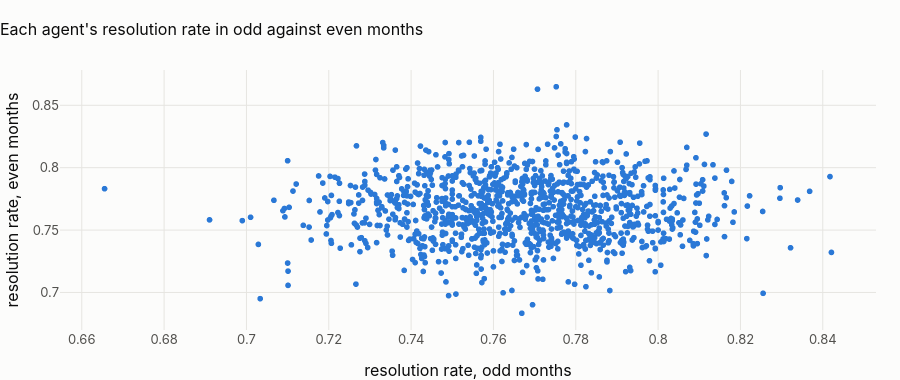

Notebook source saved alongside this figure:
### Markdown cell above
## 2 · Are agent KPIs real? Reliability of the league table

### Code cell
ag = star.q("""
    select agent_id, month(work_date) % 2 as half,
           sum(contacts) as contacts, sum(resolved) as resolved, sum(escalated) as escalated,
           sum(handle_seconds) as handle_seconds, sum(sentiment_sum) as sentiment_sum, sum(sentiment_n) as sentiment_n,
           sum(survey_score_sum) as score_sum, sum(survey_score_n) as score_n
    from {fct_agent_day} group by all""")
ag["resolution rate"] = ag.resolved / ag.contacts
ag["escalation rate"] = ag.escalated / ag.contacts
ag["handle time (s)"] = ag.handle_seconds / ag.contacts
ag["sentiment"] = ag.sentiment_sum / ag.sentiment_n
ag["survey score"] = ag.score_sum / ag.score_n
KPIS = ["resolution rate", "escalation rate", "handle time (s)", "sentiment", "survey score"]
wide = ag[ag.contacts >= 50].pivot(index="agent_id", columns="half", values=KPIS).dropna()
rel = []
for k in KPIS:
    r_half = stats.spearmanr(wide[(k, 0)], wide[(k, 1)]).statistic
    sb = 2 * r_half / (1 + r_half) if r_half > -1 else np.nan
    rel.append(
        {"KPI": k, "agents": len(wide), "split-half r": r_half, "Spearman–Brown reliability": sb}
    )
rel = pd.DataFrame(rel)
# intraclass correlation from a random-intercept model on contacts (a deterministic sample)
ct = star.q("""select agent_id, was_resolved::int as resolved, sentiment_score, contact_reason, channel
               from {fct_interaction} where agent_id is not null and hash(interaction_id) % 20 = 0""")
icc = {}
for yname in ["resolved", "sentiment_score"]:
    d = ct.dropna(subset=[yname])
    m = smf.mixedlm(f"{yname} ~ C(contact_reason) + C(channel)", d, groups=d.agent_id).fit(
        reml=True
    )
    va = float(m.cov_re.iloc[0, 0])
    icc[yname] = va / (va + m.scale)
rel["ICC (random intercept)"] = rel.KPI.map(
    {"resolution rate": icc["resolved"], "sentiment": icc["sentiment_score"]}
)
rel.to_csv(OUT / "granularity_agent_effects.csv", index=False)
show(rel.round(4), paging=False)
fig = px.scatter(
    x=wide[("resolution rate", 0)],
    y=wide[("resolution rate", 1)],
    labels={"x": "resolution rate, odd months", "y": "resolution rate, even months"},
    title="Each agent's resolution rate in odd against even months",
)
fig.update_layout(height=380)
fig.show()
display(
    Markdown(
        f"**The most reliable agent KPI is {rel.loc[rel['Spearman–Brown reliability'].idxmax(), 'KPI']} "
        f"(reliability {rel['Spearman–Brown reliability'].max():.2f}); agents explain "
        f"{100 * icc['resolved']:.2f} % of the variance in resolution and {100 * icc['sentiment_score']:.2f} % in "
        "sentiment.** "
        + (
            "Agent league tables are noise: an agent ranked low this month is as likely to rank high next month. "
            "Coaching or performance pay tied to these KPIs would reward luck. The contact-centre data was generated "
            "without agent effects; on real data, measure reliability before using any agent KPI for decisions (a "
            "reliability below about 0.7 is not fit for individual decisions)."
            if rel["Spearman–Brown reliability"].max() < 0.3
            else "Some agent KPIs are stable enough to coach on."
        )
    )
)

### Figure 1 — Plotly figure (JSON) as saved in the notebook; plotly's stock layout.template omitted (floating-point values rounded to 4 significant figures; data arrays with more than 128 entries replaced by an {"elided": "..."} marker saying what was removed)
{"data": [{"hovertemplate": "resolution rate, odd months=%{x}<br>resolution rate, even months=%{y}<extra></extra>", "legendgroup": "", "marker": {"color": "#2a78d6", "symbol": "circle"}, "mode": "markers", "name": "", "showlegend": false, "type": "scattergl", "x": {"elided": "1090 float values"}, "xaxis": "x", "y": {"elided": "1090 float values"}, "yaxis": "y"}], "layout": {"height": 380, "legend": {"tracegroupgap": 0}, "title": {"text": "Each agent's resolution rate in odd against even months"}, "xaxis": {"anchor": "y", "domain": [0.0, 1.0], "title": {"text": "resolution rate, odd months"}}, "yaxis": {"anchor": "x", "domain": [0.0, 1.0], "title": {"text": "resolution rate, even months"}}}}
